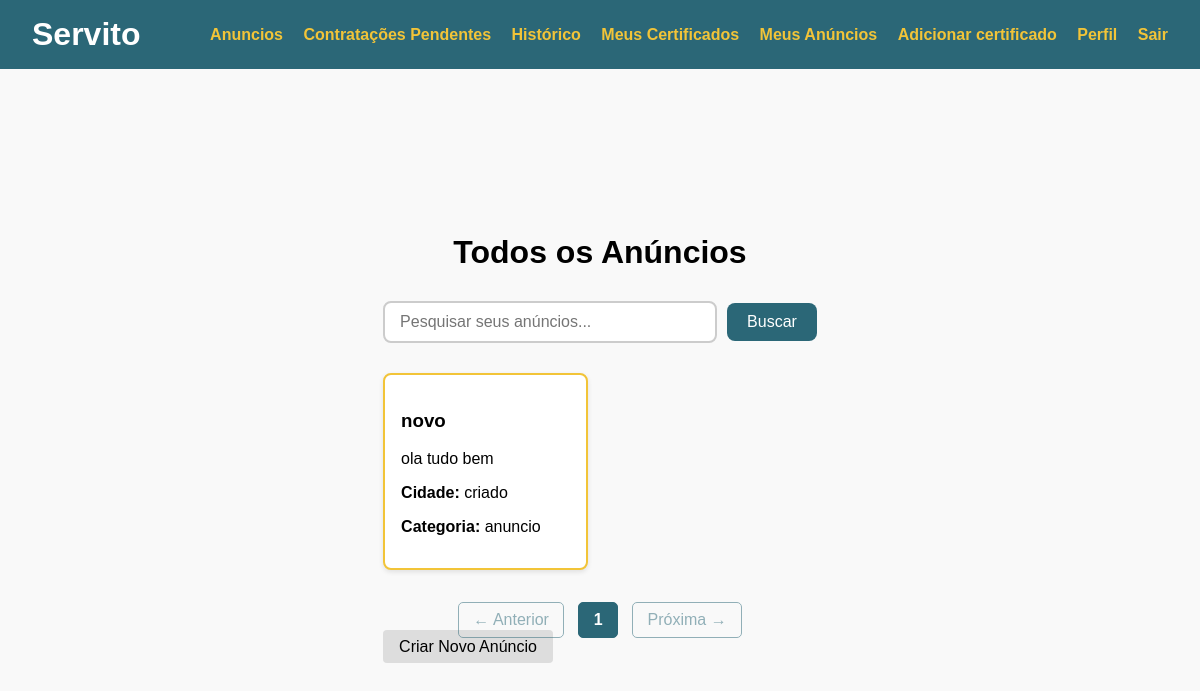
Page /meus_anuncios/ (signed in) on the earlier database version.
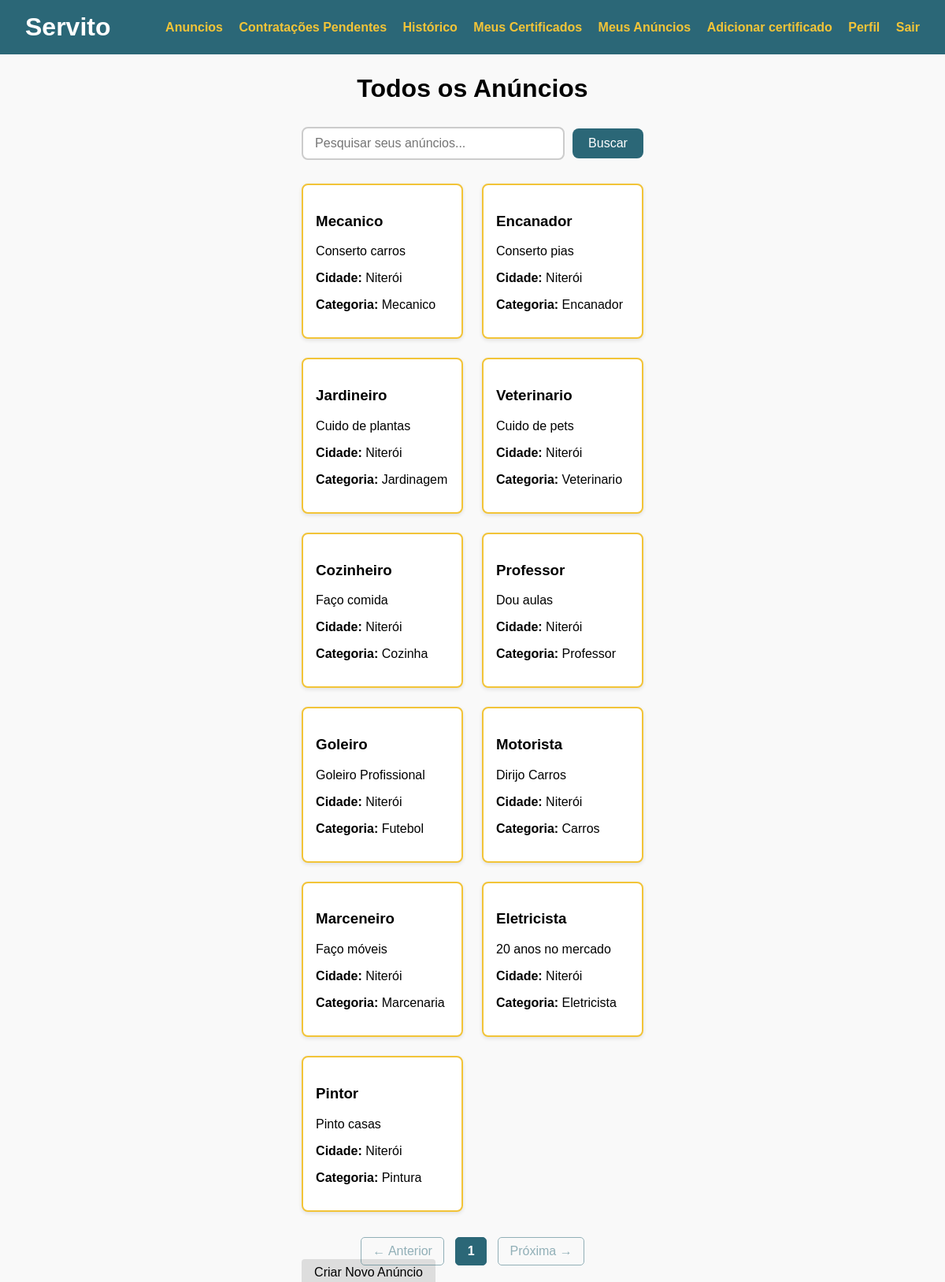
Same page on the later database version.
### usuarios/models.py (models this page shows, shortened)
class Anuncio(models.Model):
    titulo = models.CharField(max_length=64, verbose_name="Título")
    descricao = models.CharField(max_length=1000, verbose_name="Descrição")
    tags = models.CharField(max_length=640)
    cidade = models.CharField(max_length=64)
    usuario = models.ForeignKey(Usuario, on_delete=models.CASCADE, related_name='anuncios')
    ultima_atualizacao = models.DateTimeField(auto_now=True)

### usuarios/views_anuncios.py (the view)
# urls.py: path('meus_anuncios/', anuncio_controller.getMeusAnuncios, name='meus_anuncios'),
    def getMeusAnuncios(self,request):
        strategy = get_strategy()
        email_logado = request.session.get('email')
        if not email_logado:
            return render(request, 'index.html')
        query = request.GET.get('q', '')
        filters={
            'usuario__email': email_logado
        }
        anuncios_list = strategy.get_list(Anuncio, filters)
        if query:
            anuncios_list = [a for a in anuncios_list if query.lower() in a.titulo.lower()
                            or query.lower() in a.descricao.lower()
                            or query.lower() in a.tags.lower()]
        paginator = Paginator(anuncios_list, 12)
        page_number = request.GET.get('page')
        page_obj = paginator.get_page(page_number)
        return render(request, 'meus_anuncios.html', {
            'page_obj': page_obj,
            'query': query,
            'usuario_logado': 'email' in request.session
        })

### usuarios/services.py (called while the page is built)
    def get_list(self, instance, filters=None):
        if filters:
            return instance.objects.filter(**filters)
        return instance.objects.all()

### usuarios/views_anuncios.py (called while the page is built)
def get_strategy():
    return ApiStrategy() if settings.USE_API else DjangoStrategy()

### usuarios/templates/meus_anuncios.html (shortened to what this page needs)
{% load static %}
<!DOCTYPE html>
<html lang="pt-br">
<head>
    <link href="{% static 'css/anuncios.css' %}" rel="stylesheet">
</head>
<body>
{% include "header.html" %}
    <div class="container">
        <h1>Todos os Anúncios</h1>
        <form method="get" action="{% url 'meus_anuncios' %}" class="search-form">
            <input type="text" name="q" placeholder="Pesquisar seus anúncios..." value="{{ request.GET.q }}">
            <button type="submit">Buscar</button>
        </form>
        <div class="grid">
            {% for anuncio in page_obj %}
            <a href="{% url 'anuncio_edicao' anuncio.id %}" class="card-link" >
                <div class="card">
                    <h3>{{ anuncio.titulo }}</h3>
                    <p>{{ anuncio.descricao|truncatewords:24 }}</p>
                    <p><strong>Cidade:</strong> {{ anuncio.cidade }}</p>
                    <p><strong>Categoria:</strong> {{ anuncio.tags }}</p>
                </div>
            </a>
            {% empty %}
                <p>Nenhum anúncio encontrado.</p>
            {% endfor %}
        </div>
        <div class="paginacao">
            {% if page_obj.has_previous %}
                <a href="?page={{ page_obj.previous_page_number }}">← Anterior</a>
            {% else %}
                <span class="disabled">← Anterior</span>
            {% endif %}
            {% for page_num in page_obj.paginator.page_range %}
                {% if page_num == page_obj.number %}
                    <span class="current">{{ page_num }}</span>
                {% else %}
                    <a href="?page={{ page_num }}">{{ page_num }}</a>
                {% endif %}
            {% endfor %}
            {% if page_obj.has_next %}
                <a href="?page={{ page_obj.next_page_number }}">Próxima →</a>
            {% else %}
                <span class="disabled">Próxima →</span>
            {% endif %}
        </div>
        <a href="{% url 'criar_anuncio' %}" class="btn botao-criar-anuncio">Criar Novo Anúncio</a>
    </div>
</body>
</html>

### usuarios/templates/header.html
{% load static %}
<link rel="stylesheet" href="{% static 'css/header.css' %}">
<header>
    <h1>Servito</h1>
    <nav>
        {% if usuario_logado %}
            <a href="{% url 'anuncios' %}">Anuncios</a>
            <a href="{% url 'pendentes' %}">Contratações Pendentes</a>
            <a href="{% url 'historico' 1 %}">Histórico</a>
            <a href="{% url 'certificados' %}">Meus Certificados</a>
            <a href="{% url 'meus_anuncios' %}">Meus Anúncios</a>
            <a href="{% url 'adicionar_certificado' %}">Adicionar certificado</a>
            <a href="{% url 'perfil' request.session.id %}">Perfil</a>
            <a href="{% url 'logout' %}">Sair</a>
        {% else %}
            <a href="{% url 'login' %}">Entrar</a>
            <a href="{% url 'cadastro' %}">Cadastrar</a>
        {% endif %}
    </nav>
</header>

### usuarios/static/css/anuncios.css (style rules this page uses)
body { font-family: Arial, sans-serif; background-color: #f9f9f9; margin: 0; padding: 2em; }
h1 { text-align: center; }
.container { max-width: 1000px; margin: auto; }
.grid { display: grid; grid-template-columns: repeat(2, 1fr); gap: 1.5em; }
.card { background: white; border: 2px solid #F2C438; padding: 1em; border-radius: 8px; box-shadow: 0 2px 5px rgba(0,0,0,0.1); }
.card h3 { color: #2b6777; }
a.card-link { text-decoration: none; color: inherit; display: block; }
a.card-link h3, a.card-link p, a.card-link strong { color: inherit; text-decoration: none; }
.paginacao { text-align: center; margin-top: 2em; }
.paginacao a, .paginacao span { display: inline-block; margin: 0 0.3em; padding: 0.5em 0.9em; border-radius: 5px; color: #2b6777; text-decoration: none; border: 1px solid #2b6777; }
.paginacao .current { background-color: #2b6777; color: white; font-weight: bold; pointer-events: none; }
.paginacao .disabled { opacity: 0.5; pointer-events: none; }
.search-form { display: flex; justify-content: center; align-items: center; margin: 30px 0; gap: 10px; }
.search-form input[type="text"] { width: 300px; padding: 10px 15px; font-size: 16px; border: 2px solid #ccc; border-radius: 8px; transition: 0.3s ease; }
.search-form button { padding: 10px 20px; font-size: 16px; background-color: #2b6777; color: white; border: none; border-radius: 8px; cursor: pointer; transition: background-color 0.3s ease; }
.btn { padding: 8px 16px; background-color: #ddd; color: black; text-decoration: none; border-radius: 4px; margin-right: 8px; }

### usuarios/static/css/header.css (style rules this page uses)
header h1 { margin: 0; }
header { width: 100%; background-color: #2b6777; color: white; padding: 1em 2em; display: flex; justify-content: space-between; align-items: center; box-sizing: border-box; }
header nav a { color: #F2C438; margin-left: 1em; text-decoration: none; font-weight: bold; }
html, body { margin: 0; padding: 0; font-family: Arial, sans-serif; height: 100%; display: flex; flex-direction: column; }

Differences in the rows shown:
removed Anuncio: titulo "novo", descricao "ola tudo bem", cidade "criado", tags "anuncio"
added Anuncio: titulo "Mecanico", descricao "Conserto carros", cidade "Niterói", tags "Mecanico"
added Anuncio: titulo "Encanador", descricao "Conserto pias", cidade "Niterói", tags "Encanador"
added Anuncio: titulo "Jardineiro", descricao "Cuido de plantas", cidade "Niterói", tags "Jardinagem"
added Anuncio: titulo "Veterinario", descricao "Cuido de pets", cidade "Niterói", tags "Veterinario"
added Anuncio: titulo "Cozinheiro", descricao "Faço comida", cidade "Niterói", tags "Cozinha"
added Anuncio: titulo "Professor", descricao "Dou aulas", cidade "Niterói", tags "Professor"
added Anuncio: titulo "Goleiro", descricao "Goleiro Profissional", cidade "Niterói", tags "Futebol"
added Anuncio: titulo "Motorista", descricao "Dirijo Carros", cidade "Niterói", tags "Carros"
added Anuncio: titulo "Marceneiro", descricao "Faço móveis", cidade "Niterói", tags "Marcenaria"
added Anuncio: titulo "Eletricista", descricao "20 anos no mercado", cidade "Niterói", tags "Eletricista"
added Anuncio: titulo "Pintor", descricao "Pinto casas", cidade "Niterói", tags "Pintura"
